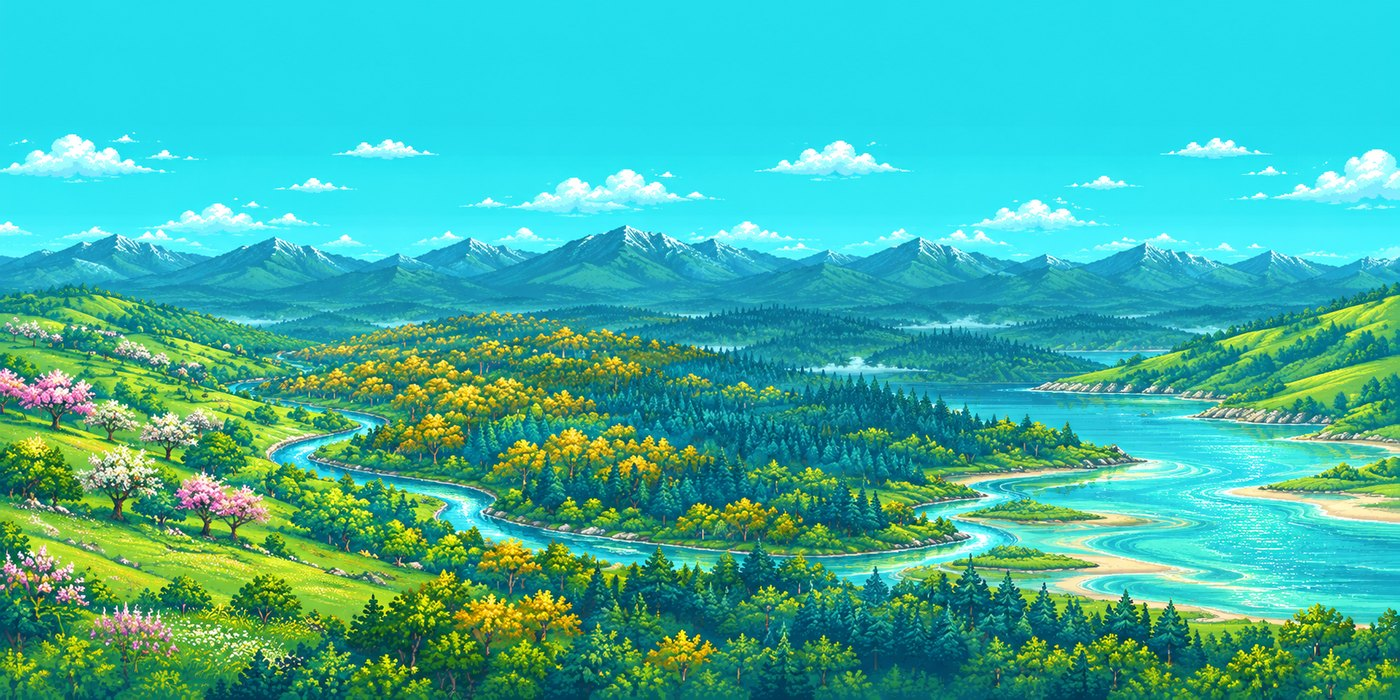
#> input picture assets/landscape.jpg, 1400 x 700 px
$ python draw_panoramas.py
#> lines starting #> are read from the running program, lines starting #| are printed output that depends on the picture
#> in build, day is the input picture: PIL image 1400x700 RGB; mean R, G, B 62.1, 181, 165.1
"""Bake one continuous, pixel-sized backdrop per biome from Maplee's landscape plates.

Overlapping pieces follow a low-contrast cut down the scene, including where the
last piece meets the first. The game displays the finished pixels at native size.
"""

from pathlib import Path

import numpy as np
from PIL import Image, ImageChops, ImageDraw, ImageFilter, ImageOps


ASSETS = Path(__file__).resolve().parents[1] / "assets"
HEIGHT = 468
OVERLAP = 112


def take_piece(source, span, x, top, source_height, mirror):
#> called with span = 1104, x = 0, top = 3, source_height = 525, mirror = False
    target_width = span + OVERLAP
    source_width = round(target_width * source_height / HEIGHT)
    visible = source.crop((x, top, x + source_width, top + source_height))
    if mirror:
        visible = ImageOps.mirror(visible)
    return visible.resize((target_width, HEIGHT), Image.Resampling.LANCZOS)


def landscape_cut(left, right):
    """Return a curved boundary that follows similar pixels in both paintings."""
    a = np.asarray(left.filter(ImageFilter.GaussianBlur(2)), dtype=np.int32)
    b = np.asarray(right.filter(ImageFilter.GaussianBlur(2)), dtype=np.int32)
    distance = np.abs(a-b).sum(axis=2)
    height, width = distance.shape
    # Discourage the path from sticking to either edge of the shared strip.
    cost = distance + abs(np.arange(width)-width//2)[None, :] * .32
    candidates = np.zeros((height, width), dtype=np.int16)
    offsets = np.arange(-2, 3)
    running = cost[0]
    for y in range(1, height):
        padded = np.pad(running, 2, constant_values=1e8)
        options = np.stack([padded[2+d:2+d+width] + abs(d)*2.8 for d in offsets])
        best = options.argmin(axis=0)
        candidates[y] = offsets[best]
        running = cost[y] + options[best, np.arange(width)]
    edge = np.empty(height, dtype=int)
    edge[-1] = running.argmin()
    for y in range(height-1, 0, -1):
        edge[y-1] = edge[y] + candidates[y, edge[y]]
    # A few pixels soften color transitions before the final pixel quantization.
    # Fine edges can follow a rock or a tree, but a whole mountain or river
    # bank needs to meet over a wider distance. Blend broad tones separately.
    a = np.asarray(left, dtype=float)
    b = np.asarray(right, dtype=float)
    out = np.zeros_like(a)
    for radius, fade in ((2, 6), (8, 22), (24, 55)):
        small_a = np.asarray(left.filter(ImageFilter.GaussianBlur(radius)), dtype=float)
        small_b = np.asarray(right.filter(ImageFilter.GaussianBlur(radius)), dtype=float)
        boundary = np.clip(edge, fade//2, width-1-fade//2)
        mask = np.clip((np.arange(width)[None, :]-boundary[:, None])/fade+.5, 0, 1)[:,:,None]
        out += (a-small_a)*(1-mask)+(b-small_b)*mask
        a, b = small_a, small_b
    mask = np.linspace(0,1,width)[None,:,None]
    out += a*(1-mask)+b*mask
    return Image.fromarray(np.clip(out,0,255).astype("uint8"))


def ring(source, places):
    pieces = [take_piece(source, *place) for place in places]
#> pieces = 3 items
    spans = [p[0] for p in places]
    result = Image.new("RGB", (sum(spans), HEIGHT))
#> result: PIL image 2400x468 RGB; every value is 0
    x = 0
    for index, (span, piece) in enumerate(zip(spans, pieces)):
        previous = pieces[index-1]
        a = previous.crop((previous.width-OVERLAP, 0, previous.width, HEIGHT))
        b = piece.crop((0, 0, OVERLAP, HEIGHT))
        result.paste(landscape_cut(a, b), (x, 0))
        result.paste(piece.crop((OVERLAP, 0, span, HEIGHT)), (x+OVERLAP, 0))
        x += span
#> this loop made 3 passes
#> (span, x) on passes 1 to 3: (1104, 1104), (654, 1758), (642, 2400)
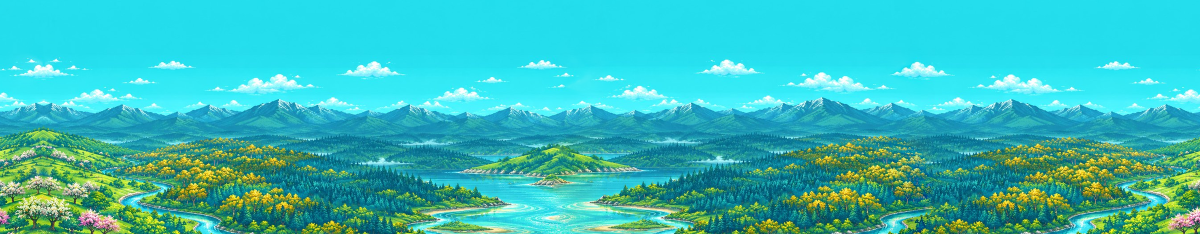
#> result: PIL image 2400x468 RGB (shown at 1/2 size); mean R, G, B 56.2, 188.7, 185.8
#> after the loop, x = 2400
    return result


def remove_moon(source):
    # Save the illuminated crescent as an independent landmark so that
    # repeating mountain ridges do not also repeat a sky full of moons.
    clean = source.copy()
    region = (503, 6, 634, 130)
    sky = source.crop((351, 6, 482, 130)).transpose(Image.Transpose.FLIP_LEFT_RIGHT)
    soft = Image.new("L", sky.size)
    draw = ImageDraw.Draw(soft)
    draw.ellipse((5, 4, 125, 116), fill=255)
    soft = soft.filter(ImageFilter.GaussianBlur(6))
    clean.paste(sky, region[:2], soft)
    original = np.array(source.crop(region), dtype=float)
    base = np.array(clean.crop(region), dtype=float)
    contrast = (original-base).max(axis=2)
    # Restore only the illuminated surface and its edge pixels.
    lunar_alpha = np.clip((contrast-18)/65, 0, 1) * np.asarray(soft)/255
    moon = source.crop(region).convert("RGBA")
    moon.putalpha(Image.fromarray((lunar_alpha*255).astype("uint8")))
    return clean, moon


def windmill(image, x, y):
    """A tiny distant grain mill overlooks the meadow."""
#> called with x = 334, y = 342
    draw = ImageDraw.Draw(image)
    draw.polygon([(x-8,y), (x-5,y-22), (x+3,y-24), (x+8,y)], fill="#d8c88a")
    draw.polygon([(x+1,y), (x+1,y-20), (x+4,y-23), (x+8,y)], fill="#819573")
    draw.polygon([(x-8,y-21), (x-1,y-28), (x+7,y-22)], fill="#957e6c")
    draw.rectangle((x-3,y-10,x,y-2), fill="#687f73")
    hub = (x-1,y-19)
    for dx, dy in ((-13,-10),(10,-13),(13,10),(-10,13)):
        tip=(hub[0]+dx,hub[1]+dy)
        draw.line((hub,tip), fill="#715c55", width=2)
        nx, ny = dx*.19, dy*.19
        blade=[(tip[0],tip[1]),(tip[0]-ny,tip[1]+nx),
               (hub[0]+dx*.4-ny,hub[1]+dy*.4+nx),(hub[0]+dx*.4,hub[1]+dy*.4)]
        draw.polygon(blade, fill="#ece1b6")


def native_pixels(image, name):
    # Consolidate busy isolated marks into solid color clusters. A one-pixel
    # rim is preserved around sharper contours instead of adding dither noise.
#> called with name = 'daylight-panorama.png'
    image = image.filter(ImageFilter.MedianFilter(3))
    base = image.resize((image.width//2, HEIGHT//2), Image.Resampling.BOX)
    base = base.quantize(colors=152, method=Image.Quantize.MEDIANCUT, dither=Image.Dither.NONE)
#> base: PIL image 1200x234 P
    base = base.resize(image.size, Image.Resampling.NEAREST)
#> base: PIL image 2400x468 P
    # Cut the circular field within a native pixel cluster. It makes the first
    # and final columns bit-identical without artificially flattening the seam.
    result = ImageChops.offset(base, 1, 0)
#> result: PIL image 2400x468 P
    result.save(ASSETS / name, optimize=True)
    return result


def build():
    day = Image.open(ASSETS / "landscape.jpg").convert("RGB")
    valley = ring(day, [
        (1104, 0, 3, 525, False), (654, 373, 7, 525, True), (642, 70, 0, 532, True),
    ])
    windmill(valley, 334, 342)
    native_pixels(valley, "daylight-panorama.png")

    depths = Image.open(ASSETS / "depths.jpg").convert("RGB")
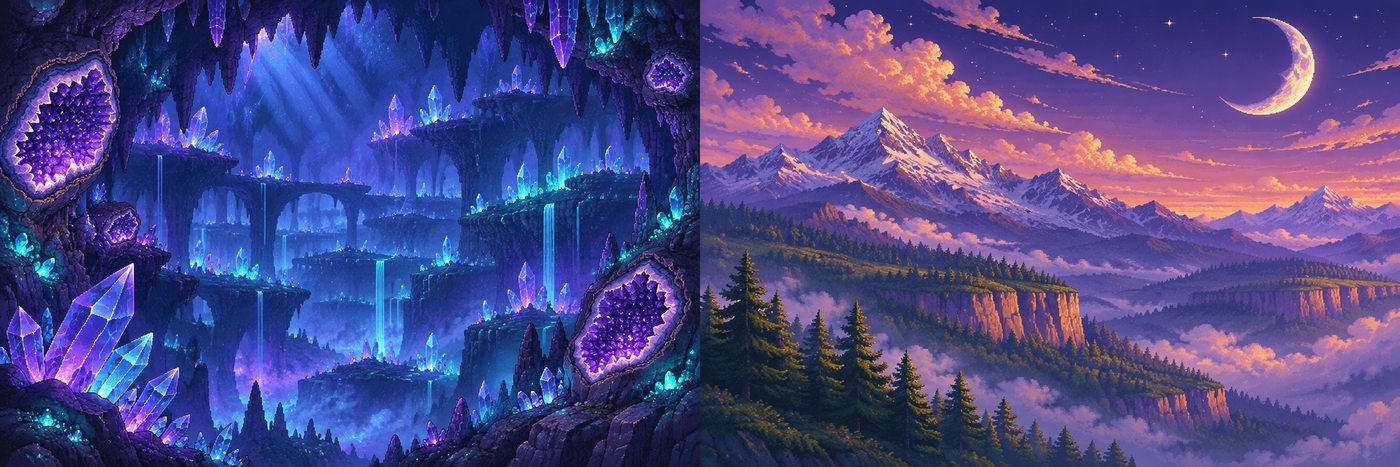
#> input picture assets/depths.jpg, 1400 x 467 px
#> depths is the input picture: PIL image 1400x467 RGB; mean R, G, B 77.2, 72, 135.7
    cave = depths.crop((0, 0, 700, 467))
    cavern = ring(cave, [
        (720, 0, 45, 385, False), (664, 102, 32, 347, True), (696, 121, 96, 319, False),
    ])
#> in take_piece (call 6), `target_width = span + OVERLAP`: target_width = 808
#> in take_piece (call 6), `source_width = round(target_width * source_height / HEIGHT)`: source_width = 551
#> in take_piece (call 6), `visible = source.crop((x, top, x + source_width, top + source_height))`:
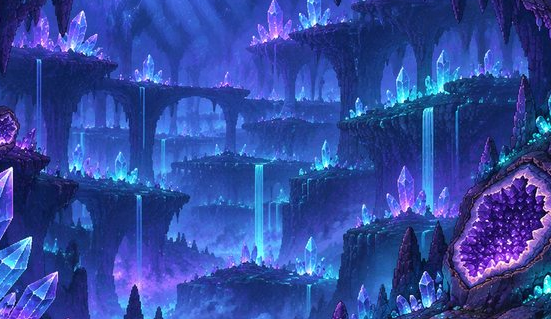
#> visible: PIL image 551x319 RGB; mean R, G, B 49.3, 73.2, 159.1
#> in ring (call 2), `result = Image.new("RGB", (sum(spans), HEIGHT))`: result: PIL image 2080x468 RGB; every value is 0
#> the loop in ring (call 2), `for index, (span, piece) in enumerate(zip(spans, pieces)):` made 3 passes
#> (span, x) on passes 1 to 3: (720, 720), (664, 1384), (696, 2080)
#> pass 1, in landscape_cut (call 4), `b = np.asarray(right.filter(ImageFilter.GaussianBlur(2)), dtype=np.int..`:
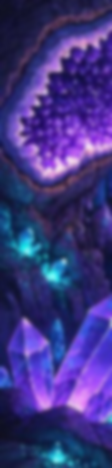
#> b: shape (468, 112, 3) int32; mean R, G, B 62.7, 54.1, 129.9
#> after the loop in ring (call 2), `for index, (span, piece) in enumerate(zip(spans, pieces)):`:
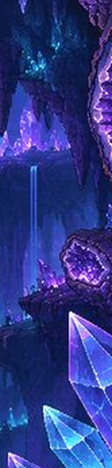
#> a: PIL image 112x468 RGB; mean R, G, B 45.1, 55.3, 133.4
#> after the loop in ring (call 2), `for index, (span, piece) in enumerate(zip(spans, pieces)):`:
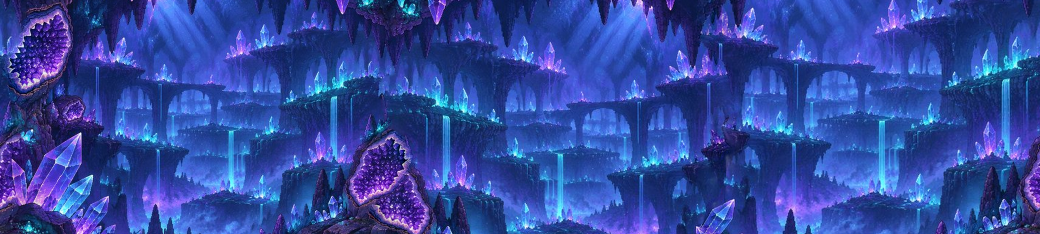
#> result: PIL image 2080x468 RGB (shown at 1/2 size); mean R, G, B 49.4, 73, 160
#> after the loop in ring (call 2), `for index, (span, piece) in enumerate(zip(spans, pieces)):`: x = 2080
    native_pixels(cavern, "cavern-panorama.png")

    ridge, moon = remove_moon(depths.crop((700, 0, 1400, 467)))
#> in remove_moon, `soft = Image.new("L", sky.size)`: soft: PIL image 131x124 L; every value is 0
#> in remove_moon, `soft = soft.filter(ImageFilter.GaussianBlur(6))`:
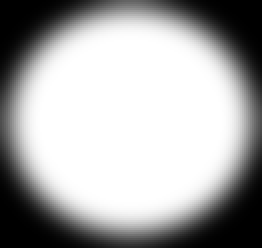
#> soft: PIL image 131x124 L (shown 2 times larger); min 0, max 255, mean 167.5
    hills = ring(ridge, [
        (720, 0, 4, 386, False), (664, 100, 8, 355, True), (696, 82, 8, 350, True),
    ])
    hills.paste(moon, (419, 2), moon)
    native_pixels(hills, "highland-panorama.png")


if __name__ == "__main__":
    build()
